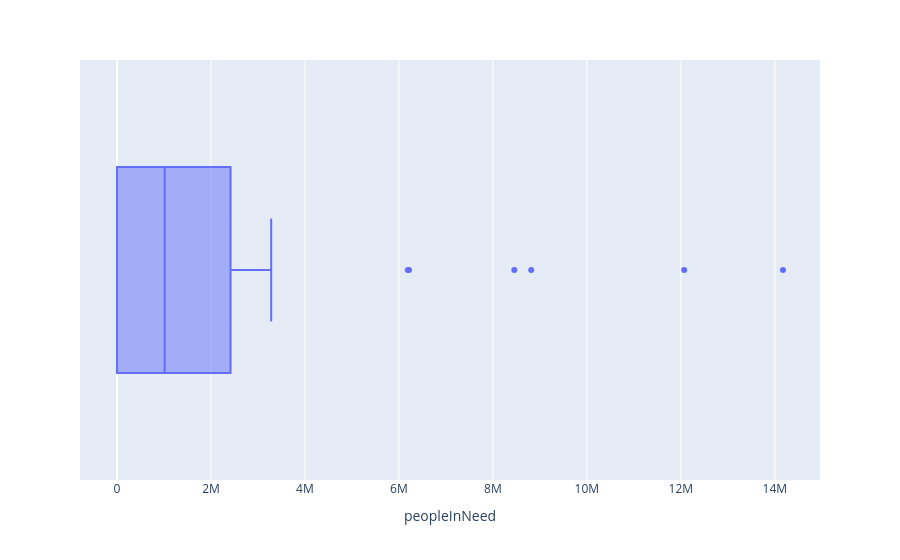
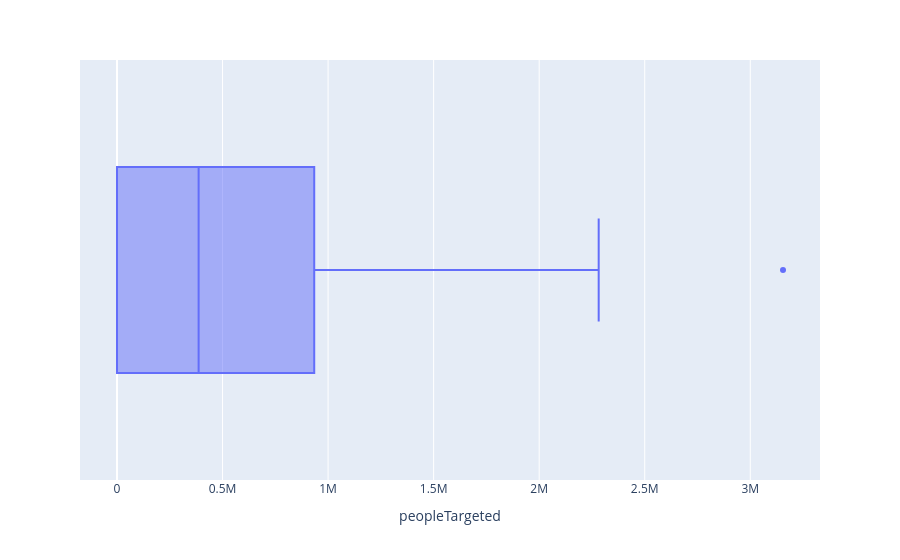
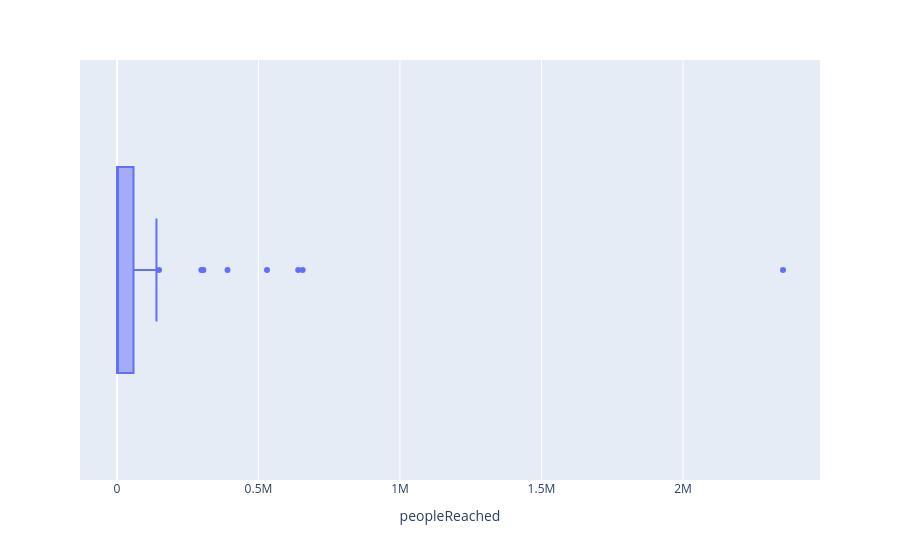
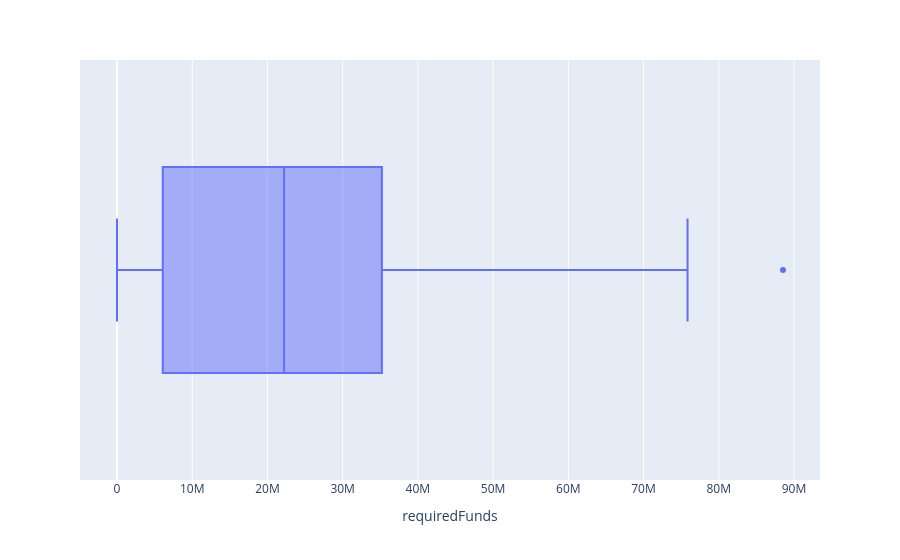

Notebook cell for these charts, in order:
### Code cell
#boxplot_func
for col in quant_data.columns:
    boxplot_func(col)

### Figure 1 — Plotly figure (JSON) as saved in the notebook; plotly's stock layout.template omitted (floating-point values rounded to 4 significant figures)
{"data": [{"alignmentgroup": "True", "hovertemplate": "peopleInNeed=%{x}<extra></extra>", "legendgroup": "", "marker": {"color": "#636efa"}, "name": "", "notched": false, "offsetgroup": "", "orientation": "h", "showlegend": false, "type": "box", "x": [3281000.0, 0.0, 1118000.0, 0.0, 0.0, 0.0, 0.0, 0.0, 0.0, 12070000.0, 3011000.0, 2271000.0, 2000000.0, 910100.0, 1536000.0, 1322000.0, 306200.0, 6214000.0, 6188000.0, 14170000.0, 691700.0, 1147000.0, 533000.0, 631300.0, 1167000.0, 865200.0, 2416000.0, 2186000.0, 1829000.0, 8815000.0, 8455000.0, 1951000.0, 0.0, 2568000.0, 3017000.0, 269600.0, 0.0, 0.0, 0.0, 527600.0, 220300.0, 0.0], "x0": " ", "xaxis": "x", "y0": " ", "yaxis": "y"}], "layout": {"boxmode": "group", "legend": {"tracegroupgap": 0}, "margin": {"t": 60}, "xaxis": {"anchor": "y", "domain": [0, 1], "title": {"text": "peopleInNeed"}}, "yaxis": {"anchor": "x", "domain": [0, 1]}}}

### Figure 2 — Plotly figure (JSON) as saved in the notebook; plotly's stock layout.template omitted (floating-point values rounded to 4 significant figures)
{"data": [{"alignmentgroup": "True", "hovertemplate": "peopleTargeted=%{x}<extra></extra>", "legendgroup": "", "marker": {"color": "#636efa"}, "name": "", "notched": false, "offsetgroup": "", "orientation": "h", "showlegend": false, "type": "box", "x": [362600.0, 0.0, 843600.0, 0.0, 0.0, 0.0, 0.0, 0.0, 0.0, 3155000.0, 2087000.0, 934300.0, 412100.0, 622500.0, 832700.0, 471100.0, 273300.0, 1100000.0, 908500.0, 2282000.0, 366000.0, 635300.0, 372600.0, 105000.0, 76500.0, 177600.0, 712200.0, 1558000.0, 1100000.0, 1870000.0, 1547000.0, 519800.0, 0.0, 942700.0, 1146000.0, 115500.0, 0.0, 80000.0, 0.0, 400700.0, 220700.0, 0.0], "x0": " ", "xaxis": "x", "y0": " ", "yaxis": "y"}], "layout": {"boxmode": "group", "legend": {"tracegroupgap": 0}, "margin": {"t": 60}, "xaxis": {"anchor": "y", "domain": [0, 1], "title": {"text": "peopleTargeted"}}, "yaxis": {"anchor": "x", "domain": [0, 1]}}}

### Figure 3 — Plotly figure (JSON) as saved in the notebook; plotly's stock layout.template omitted (floating-point values rounded to 4 significant figures)
{"data": [{"alignmentgroup": "True", "hovertemplate": "peopleReached=%{x}<extra></extra>", "legendgroup": "", "marker": {"color": "#636efa"}, "name": "", "notched": false, "offsetgroup": "", "orientation": "h", "showlegend": false, "type": "box", "x": [0.0, 0.0, 390500.0, 0.0, 0.0, 0.0, 0.0, 0.0, 0.0, 656300.0, 530000.0, 57440.0, 0.0, 39620.0, 58350.0, 40520.0, 7046.0, 298000.0, 0.0, 2353000.0, 137200.0, 0.0, 0.0, 800.0, 0.0, 13380.0, 305200.0, 0.0, 0.0, 640300.0, 0.0, 139400.0, 0.0, 148400.0, 6971.0, 24840.0, 0.0, 52600.0, 0.0, 0.0, 0.0, 0.0], "x0": " ", "xaxis": "x", "y0": " ", "yaxis": "y"}], "layout": {"boxmode": "group", "legend": {"tracegroupgap": 0}, "margin": {"t": 60}, "xaxis": {"anchor": "y", "domain": [0, 1], "title": {"text": "peopleReached"}}, "yaxis": {"anchor": "x", "domain": [0, 1]}}}

### Figure 4 — Plotly figure (JSON) as saved in the notebook; plotly's stock layout.template omitted (floating-point values rounded to 4 significant figures)
{"data": [{"alignmentgroup": "True", "hovertemplate": "requiredFunds=%{x}<extra></extra>", "legendgroup": "", "marker": {"color": "#636efa"}, "name": "", "notched": false, "offsetgroup": "", "orientation": "h", "showlegend": false, "type": "box", "x": [15900000.0, 30790000.0, 27440000.0, 27560000.0, 22970000.0, 28320000.0, 18590000.0, 34720000.0, 66980000.0, 88540000.0, 75850000.0, 34290000.0, 27660000.0, 9856000.0, 19200000.0, 33960000.0, 5365000.0, 45030000.0, 55850000.0, 48840000.0, 24810000.0, 21460000.0, 13530000.0, 6080000.0, 4000000.0, 9292000.0, 57940000.0, 75700000.0, 20460000.0, 35220000.0, 64080000.0, 41740000.0, 507700.0, 1800000.0, 240000.0, 989800.0, 869400.0, 7500000.0, 0.0, 9578000.0, 3103000.0, 0.0], "x0": " ", "xaxis": "x", "y0": " ", "yaxis": "y"}], "layout": {"boxmode": "group", "legend": {"tracegroupgap": 0}, "margin": {"t": 60}, "xaxis": {"anchor": "y", "domain": [0, 1], "title": {"text": "requiredFunds"}}, "yaxis": {"anchor": "x", "domain": [0, 1]}}}
